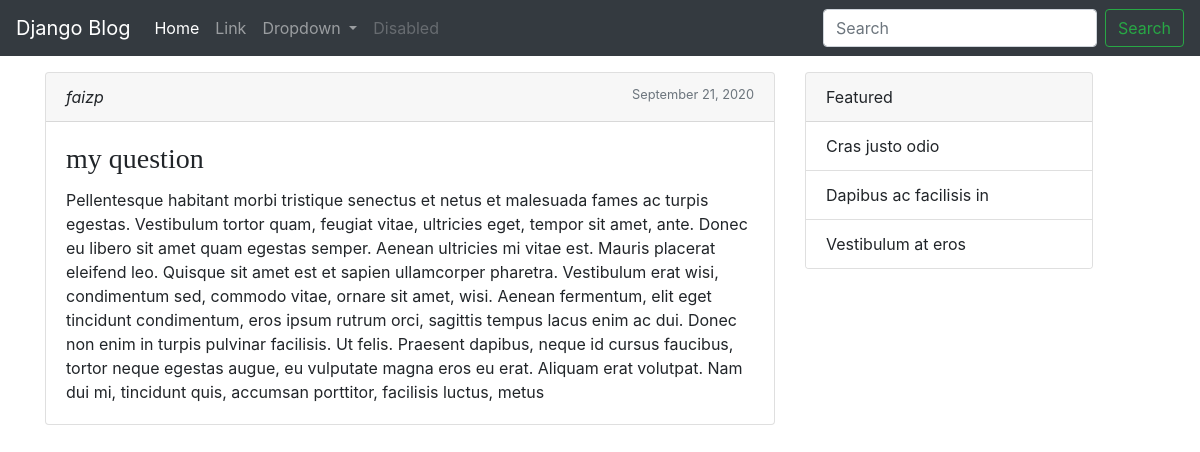
The app's page /, older data.
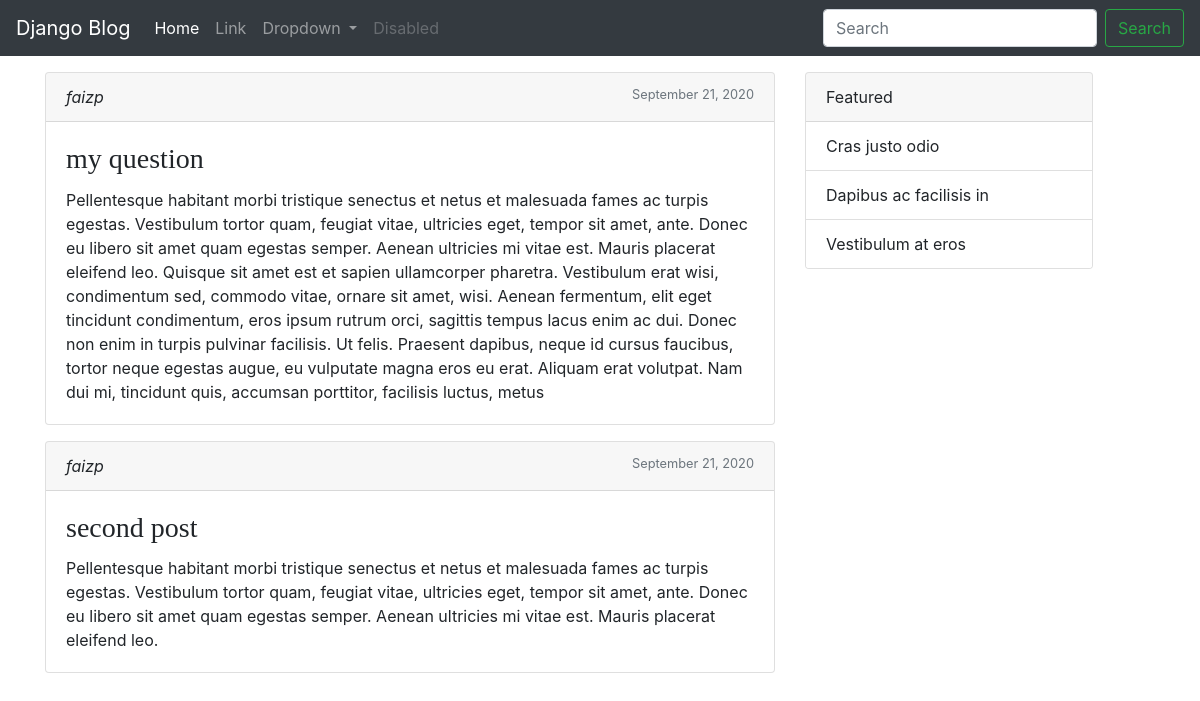
The same page, newer data.
### blog/models.py (models this page shows)
class Post(models.Model):
    title = models.CharField(max_length=255)
    content = models.TextField()
    date_posted = models.DateTimeField(default=timezone.now)
    author = models.ForeignKey(User, on_delete=models.CASCADE)

### blog/views.py (the view)
# urls.py: path('', views.home, name='blog-home')
def home(request):
    context = {
        'posts':Post.objects.all()
    }
    return render(request, 'blog/index.html', context)

### blog/templates/blog/index.html
{% extends 'base.html' %}
{% block content %}
    {% for post in posts %}
        <div class="card mt-3" style="width: 100%;">
            <div class="card-header">
                <cite title="Source Title">{{ post.author }}</cite>
                <small class="text-muted float-right">{{ post.date_posted | date:"F d, Y" }}</small>
            </div>
            <div class="card-body">
                <h3 class="card-title" style="font-family: 'Source Sans Pro'">{{ post.title }}</h3>
                <p class="card-text">{{ post.content }}</p>
            </div>
        </div>
    {% endfor %}
{% endblock content %}

### templates/base.html (shortened to what this page needs)
<!doctype html>
<html lang="en">
<head>
    <link rel="stylesheet" href="https://stackpath.bootstrapcdn.com/bootstrap/4.5.2/css/bootstrap.min.css"
>
</head>
<body>
<nav class="navbar navbar-expand-lg navbar-dark bg-dark">
    <a class="navbar-brand" href="{% url 'blog-home' %}">Django Blog</a>
    <div class="collapse navbar-collapse" id="navbarSupportedContent">
        <ul class="navbar-nav mr-auto">
            <li class="nav-item active">
                <a class="nav-link" href="#">Home <span class="sr-only">(current)</span></a>
            </li>
            <li class="nav-item">
                <a class="nav-link" href="#">Link</a>
            </li>
            <li class="nav-item dropdown">
                <a class="nav-link dropdown-toggle" href="#" id="navbarDropdown" role="button" data-toggle="dropdown"
                   aria-haspopup="true" aria-expanded="false">
                    Dropdown
                </a>
            </li>
            <li class="nav-item">
                <a class="nav-link disabled" href="#">Disabled</a>
            </li>
        </ul>
        <form class="form-inline my-2 my-lg-0">
            <input class="form-control mr-sm-2" type="search" placeholder="Search" aria-label="Search">
            <button class="btn btn-outline-success my-2 my-sm-0" type="submit">Search</button>
        </form>
    </div>
</nav>
<div class="container">
<div class="row">
    <div class="col-8">
          {% block content %}{% endblock %}
    </div>
    <div class="col">
        <div class="card mt-3 float-left" style="width: 18rem;">
            <div class="card-header">
                Featured
            </div>
            <ul class="list-group list-group-flush">
                <li class="list-group-item">Cras justo odio</li>
                <li class="list-group-item">Dapibus ac facilisis in</li>
                <li class="list-group-item">Vestibulum at eros</li>
            </ul>
        </div>
    </div>
</div>
</div>
</body>
</html>

Row changes from the older to the newer data that the page shows:
added Post: author "faizp", date_posted "September 21, 2020", title "second post", content "Pellentesque habitant morbi tristique senectus et netus et malesuada fames ac turpis egestas. Vestibulum tortor quam, feugiat vitae, ultricies eget, tempor sit amet, ante. Donec eu libero sit amet quam egestas semper. Aenean ultricies mi vitae est. Mauris placerat eleifend leo."
